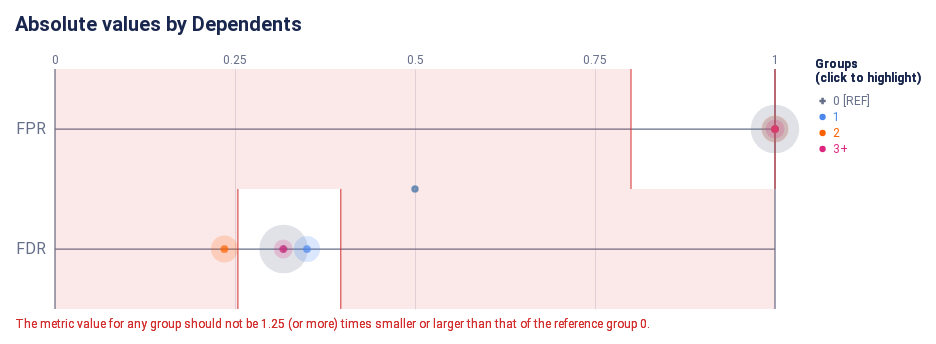

This figure's notebook cell:
### Markdown cell above
#### Check how the fairness threshold maps to the absolute values of each metric

### Code cell
ap.absolute(bdf, metrics, 'Dependents', fairness_threshold = disparity_tolerance)

### Figure 1 — Vega-Lite specification as saved in the notebook (floating-point values rounded to 4 significant figures)
{"config": {"view": {"continuousWidth": 300, "continuousHeight": 300, "strokeWidth": 0}, "axisLeft": {"labelColor": "rgb(102, 111, 137)", "labelFont": "Roboto, Arial, sans-serif", "labelFontSize": 16}, "title": {"anchor": "start", "color": "rgb(25, 39, 78)", "font": "Roboto, Arial, sans-serif", "fontSize": 20, "fontWeight": "bold"}}, "layer": [{"data": {"name": "data-22e37ecfbb523156dad3ffdb726c704c"}, "mark": {"type": "rule", "stroke": "rgb(102, 111, 137)", "strokeWidth": 1.25, "tooltip": null}, "encoding": {"x": {"field": "start", "scale": {"domain": [0, 1], "range": [40.0, 760.0]}, "type": "quantitative"}, "x2": {"field": "end"}, "y": {"axis": {"domain": false, "labelAngle": 0, "labelPadding": -30, "orient": "left", "ticks": false, "title": null}, "field": "y_position", "scale": {"domain": ["FPR", "FDR"], "range": [30.0, 270.0]}, "type": "nominal"}}}, {"data": {"name": "data-6cfe259518f6c7b358d8f836a73e6b7f"}, "mark": {"type": "rule", "stroke": "rgb(102, 111, 137)", "strokeWidth": 1.25, "tooltip": null}, "encoding": {"x": {"field": "x_position", "scale": {"domain": [0, 1], "range": [40.0, 760.0]}, "type": "quantitative"}, "y": {"value": 30.0}, "y2": {"value": 270.0}}}, {"data": {"name": "data-60ed1133fa688d151d36705a369482e0"}, "mark": {"type": "text", "align": "center", "color": "rgb(102, 111, 137)", "font": "Roboto, Arial, sans-serif", "fontSize": 12, "fontWeight": "normal", "tooltip": null}, "encoding": {"text": {"field": "value", "type": "nominal"}, "x": {"field": "value", "scale": {"domain": [0, 1], "range": [40.0, 760.0]}, "type": "quantitative"}, "y": {"value": 21.0}}}, {"layer": [{"mark": {"type": "rect", "opacity": 0.8, "stroke": "rgb(211, 47, 47)", "strokeWidth": 1.25, "tooltip": null}, "encoding": {"x": {"field": "lower_threshold_value", "scale": {"domain": [0, 1], "range": [40.0, 760.0]}, "type": "quantitative"}, "x2": {"field": "lower_threshold_value"}, "y": {"axis": {"domain": false, "grid": false, "labels": false, "ticks": false, "title": null}, "field": "metric", "scale": {"domain": ["FPR", "FDR"], "range": [30.0, 270.0]}, "type": "nominal"}}}, {"mark": {"type": "rect", "opacity": 0.8, "stroke": "rgb(211, 47, 47)", "strokeWidth": 1.25, "tooltip": null}, "encoding": {"x": {"field": "upper_threshold_value", "scale": {"domain": [0, 1], "range": [40.0, 760.0]}, "type": "quantitative"}, "x2": {"field": "upper_threshold_value"}, "y": {"axis": {"domain": false, "grid": false, "labels": false, "ticks": false, "title": null}, "field": "metric", "scale": {"domain": ["FPR", "FDR"], "range": [30.0, 270.0]}, "type": "nominal"}}}, {"layer": [{"mark": {"type": "rect", "fill": "rgb(211, 47, 47)", "opacity": 0.1, "tooltip": null}, "encoding": {"x": {"field": "lower_threshold_value", "scale": {"domain": [0, 1], "range": [40.0, 760.0]}, "type": "quantitative"}, "x2": {"field": "lower_end"}, "y": {"axis": {"domain": false, "grid": false, "labels": false, "ticks": false, "title": null}, "field": "metric", "scale": {"domain": ["FPR", "FDR"], "range": [30.0, 270.0]}, "type": "nominal"}}}, {"mark": {"type": "rect", "fill": "rgb(211, 47, 47)", "opacity": 0.1, "tooltip": null}, "encoding": {"x": {"field": "upper_threshold_value", "scale": {"domain": [0, 1], "range": [40.0, 760.0]}, "type": "quantitative"}, "x2": {"field": "upper_end"}, "y": {"axis": {"domain": false, "grid": false, "labels": false, "ticks": false, "title": null}, "field": "metric", "scale": {"domain": ["FPR", "FDR"], "range": [30.0, 270.0]}, "type": "nominal"}}}]}, {"layer": [{"mark": {"type": "text", "align": "left", "baseline": "top", "fill": "rgb(211, 47, 47)", "font": "Roboto, Arial, sans-serif", "fontSize": 12, "fontWeight": "normal", "tooltip": null}, "encoding": {"text": {"value": "The metric value for any group should not be 1.25 (or more) times smaller or larger than that of the reference group 0."}, "x": {"value": 0}, "y": {"value": 280.0}}}], "data": {"name": "data-79dd248bdaa0ea02c535240e8ad022c8"}}], "data": {"name": "data-42a660c88f9e03e594692fe30b7fa691"}}, {"layer": [{"data": {"name": "empty"}, "mark": {"type": "circle"}}, {"data": {"name": "data-d757db4297ecb16bb5081da5c60f8aa0"}, "mark": {"type": "circle", "cursor": "pointer", "opacity": 0.2}, "encoding": {"color": {"condition": {"param": "param_31", "empty": true, "field": "attribute_value", "legend": null, "scale": {"domain": ["0", "1", "2", "3+"], "range": ["rgb(102, 111, 137)", "rgb(76, 136, 238)", "rgb(254, 97, 0)", "rgb(220, 38, 127)", "rgb(255, 176, 0)", "rgb(150, 95, 230)"]}, "type": "nominal"}, "value": "rgb(225, 226, 231)"}, "size": {"field": "group_size", "legend": null, "scale": {"domain": [0, 328.8], "range": [0, 2827.0]}, "type": "quantitative"}, "tooltip": [{"field": "attribute_value", "title": "Group", "type": "nominal"}, {"field": "tooltip_group_size", "title": "Group Size", "type": "nominal"}, {"field": "tooltip_disparity_explanation_fpr", "title": "Disparity", "type": "nominal"}, {"field": "fpr", "format": ".2f", "title": "FPR", "type": "quantitative"}], "x": {"axis": {"domain": false, "gridColor": "rgb(225, 226, 231)", "labels": false, "ticks": false, "title": null, "values": [0.25, 0.5, 0.75]}, "field": "fpr", "scale": {"domain": [0, 1], "range": [40.0, 760.0]}, "type": "quantitative"}, "y": {"axis": {"domain": false, "grid": false, "labels": false, "ticks": false, "title": null}, "field": "metric_variable", "scale": {"domain": ["FPR", "FDR"], "range": [30.0, 270.0]}, "type": "nominal"}}, "name": "view_32", "transform": [{"calculate": "'FPR'", "as": "metric_variable"}]}, {"data": {"name": "data-d757db4297ecb16bb5081da5c60f8aa0"}, "mark": {"type": "circle", "cursor": "pointer", "opacity": 0.2}, "encoding": {"color": {"condition": {"param": "param_31", "empty": true, "field": "attribute_value", "legend": null, "scale": {"domain": ["0", "1", "2", "3+"], "range": ["rgb(102, 111, 137)", "rgb(76, 136, 238)", "rgb(254, 97, 0)", "rgb(220, 38, 127)", "rgb(255, 176, 0)", "rgb(150, 95, 230)"]}, "type": "nominal"}, "value": "rgb(225, 226, 231)"}, "size": {"field": "group_size", "legend": null, "scale": {"domain": [0, 328.8], "range": [0, 2827.0]}, "type": "quantitative"}, "tooltip": [{"field": "attribute_value", "title": "Group", "type": "nominal"}, {"field": "tooltip_group_size", "title": "Group Size", "type": "nominal"}, {"field": "tooltip_disparity_explanation_fdr", "title": "Disparity", "type": "nominal"}, {"field": "fdr", "format": ".2f", "title": "FDR", "type": "quantitative"}], "x": {"axis": {"domain": false, "gridColor": "rgb(225, 226, 231)", "labels": false, "ticks": false, "title": null, "values": [0.25, 0.5, 0.75]}, "field": "fdr", "scale": {"domain": [0, 1], "range": [40.0, 760.0]}, "type": "quantitative"}, "y": {"axis": {"domain": false, "grid": false, "labels": false, "ticks": false, "title": null}, "field": "metric_variable", "scale": {"domain": ["FPR", "FDR"], "range": [30.0, 270.0]}, "type": "nominal"}}, "name": "view_34", "transform": [{"calculate": "'FDR'", "as": "metric_variable"}]}, {"layer": [{"data": {"name": "empty"}, "mark": {"type": "point"}}, {"data": {"name": "data-d757db4297ecb16bb5081da5c60f8aa0"}, "mark": {"type": "point", "cursor": "pointer", "filled": true, "size": 60}, "encoding": {"color": {"condition": {"param": "param_31", "empty": true, "field": "attribute_value", "legend": null, "scale": {"domain": ["0", "1", "2", "3+"], "range": ["rgb(102, 111, 137)", "rgb(76, 136, 238)", "rgb(254, 97, 0)", "rgb(220, 38, 127)", "rgb(255, 176, 0)", "rgb(150, 95, 230)"]}, "type": "nominal"}, "value": "rgb(225, 226, 231)"}, "shape": {"field": "attribute_value", "legend": null, "scale": {"domain": ["0", "1", "2", "3+"], "range": ["cross", "circle", "circle", "circle"]}, "type": "nominal"}, "tooltip": [{"field": "attribute_value", "title": "Group", "type": "nominal"}, {"field": "tooltip_group_size", "title": "Group Size", "type": "nominal"}, {"field": "tooltip_disparity_explanation_fpr", "title": "Disparity", "type": "nominal"}, {"field": "fpr", "format": ".2f", "title": "FPR", "type": "quantitative"}], "x": {"axis": {"domain": false, "gridColor": "rgb(225, 226, 231)", "labels": false, "ticks": false, "title": null, "values": [0.25, 0.5, 0.75]}, "field": "fpr", "scale": {"domain": [0, 1], "range": [40.0, 760.0]}, "type": "quantitative"}, "y": {"axis": {"domain": false, "grid": false, "labels": false, "ticks": false, "title": null}, "field": "metric_variable", "scale": {"domain": ["FPR", "FDR"], "range": [30.0, 270.0]}, "type": "nominal"}}, "name": "view_31", "transform": [{"calculate": "'FPR'", "as": "metric_variable"}]}, {"data": {"name": "data-d757db4297ecb16bb5081da5c60f8aa0"}, "mark": {"type": "point", "cursor": "pointer", "filled": true, "size": 60}, "encoding": {"color": {"condition": {"param": "param_31", "empty": true, "field": "attribute_value", "legend": null, "scale": {"domain": ["0", "1", "2", "3+"], "range": ["rgb(102, 111, 137)", "rgb(76, 136, 238)", "rgb(254, 97, 0)", "rgb(220, 38, 127)", "rgb(255, 176, 0)", "rgb(150, 95, 230)"]}, "type": "nominal"}, "value": "rgb(225, 226, 231)"}, "shape": {"field": "attribute_value", "legend": null, "scale": {"domain": ["0", "1", "2", "3+"], "range": ["cross", "circle", "circle", "circle"]}, "type": "nominal"}, "tooltip": [{"field": "attribute_value", "title": "Group", "type": "nominal"}, {"field": "tooltip_group_size", "title": "Group Size", "type": "nominal"}, {"field": "tooltip_disparity_explanation_fdr", "title": "Disparity", "type": "nominal"}, {"field": "fdr", "format": ".2f", "title": "FDR", "type": "quantitative"}], "x": {"axis": {"domain": false, "gridColor": "rgb(225, 226, 231)", "labels": false, "ticks": false, "title": null, "values": [0.25, 0.5, 0.75]}, "field": "fdr", "scale": {"domain": [0, 1], "range": [40.0, 760.0]}, "type": "quantitative"}, "y": {"axis": {"domain": false, "grid": false, "labels": false, "ticks": false, "title": null}, "field": "metric_variable", "scale": {"domain": ["FPR", "FDR"], "range": [30.0, 270.0]}, "type": "nominal"}}, "name": "view_33", "transform": [{"calculate": "'FDR'", "as": "metric_variable"}]}]}]}, {"layer": [{"mark": {"type": "point", "cursor": "pointer", "filled": true, "opacity": 1, "size": 40}, "encoding": {"color": {"condition": {"param": "param_31", "empty": true, "field": "attribute_value", "legend": null, "scale": {"domain": ["0", "1", "2", "3+"], "range": ["rgb(102, 111, 137)", "rgb(76, 136, 238)", "rgb(254, 97, 0)", "rgb(220, 38, 127)", "rgb(255, 176, 0)", "rgb(150, 95, 230)"]}, "type": "nominal"}, "value": "rgb(225, 226, 231)"}, "shape": {"field": "attribute_value", "legend": null, "scale": {"domain": ["0", "1", "2", "3+"], "range": ["cross", "circle", "circle", "circle"]}, "type": "nominal"}, "x": {"value": 807.6}, "y": {"axis": {"domain": false, "grid": false, "labels": false, "ticks": false, "title": null}, "field": "attribute_value", "scale": {"domain": ["0", "1", "2", "3+"], "range": [54, 118]}, "type": "nominal"}}, "name": "view_35"}, {"mark": {"type": "text", "align": "left", "baseline": "middle", "cursor": "pointer", "font": "Roboto, Arial, sans-serif", "fontSize": 12, "fontWeight": "normal"}, "encoding": {"color": {"condition": {"param": "param_31", "empty": true, "field": "attribute_value", "legend": null, "scale": {"domain": ["0", "1", "2", "3+"], "range": ["rgb(102, 111, 137)", "rgb(76, 136, 238)", "rgb(254, 97, 0)", "rgb(220, 38, 127)", "rgb(255, 176, 0)", "rgb(150, 95, 230)"]}, "type": "nominal"}, "value": "rgb(225, 226, 231)"}, "text": {"field": "label", "type": "nominal"}, "x": {"value": 818.1}, "y": {"axis": {"domain": false, "grid": false, "labels": false, "ticks": false, "title": null}, "field": "attribute_value", "scale": {"domain": ["0", "1", "2", "3+"], "range": [54, 118]}, "type": "nominal"}}, "name": "view_36"}, {"data": {"name": "data-79dd248bdaa0ea02c535240e8ad022c8"}, "mark": {"type": "text", "align": "left", "baseline": "top", "color": "rgb(25, 39, 78)", "font": "Roboto, Arial, sans-serif", "fontSize": 12, "fontWeight": "bold"}, "encoding": {"text": {"value": "(click to highlight)"}, "x": {"value": 800}, "y": {"value": 34}}}, {"data": {"name": "data-79dd248bdaa0ea02c535240e8ad022c8"}, "mark": {"type": "text", "align": "left", "baseline": "top", "color": "rgb(25, 39, 78)", "font": "Roboto, Arial, sans-serif", "fontSize": 12, "fontWeight": "bold"}, "encoding": {"text": {"value": "Groups"}, "x": {"value": 800}, "y": {"value": 20}}}], "data": {"name": "data-0fe2bd452a6abf369cf7643fabdab318"}}], "height": 300, "padding": {"top": 15, "bottom": 5.0, "left": 15, "right": 15}, "params": [{"name": "param_33", "select": {"type": "point", "fields": ["attribute_value"]}, "views": ["view_32"]}, {"name": "param_35", "select": {"type": "point", "fields": ["attribute_value"]}, "views": ["view_34"]}, {"name": "param_32", "select": {"type": "point", "fields": ["attribute_value"]}, "views": ["view_31"]}, {"name": "param_34", "select": {"type": "point", "fields": ["attribute_value"]}, "views": ["view_33"]}, {"name": "param_31", "select": {"type": "point", "fields": ["attribute_value"]}, "views": ["view_35"]}, {"name": "param_36", "select": {"type": "point", "fields": ["attribute_value"]}, "views": ["view_36"]}], "resolve": {"scale": {"size": "independent", "y": "independent"}}, "title": "Absolute values by Dependents", "usermeta": {"embedOptions": {"scaleFactor": 5, "downloadFileName": "absolute_chart"}}, "width": 800, "$schema": "https://vega.github.io/schema/vega-lite/v5.16.3.json", "datasets": {"data-22e37ecfbb523156dad3ffdb726c704c": [{"y_position": "FPR", "start": 0, "end": 1}, {"y_position": "FDR", "start": 0, "end": 1}], "data-6cfe259518f6c7b358d8f836a73e6b7f": [{"x_position": 0}, {"x_position": 1}], "data-60ed1133fa688d151d36705a369482e0": [{"value": 0.0}, {"value": 0.25}, {"value": 0.5}, {"value": 0.75}, {"value": 1.0}], "data-42a660c88f9e03e594692fe30b7fa691": [{"lower_end": 0, "upper_end": 1, "lower_threshold_value": 0.8, "upper_threshold_value": 1.0, "metric": "FPR"}, {"lower_end": 0, "upper_end": 1, "lower_threshold_value": 0.254, "upper_threshold_value": 0.3969, "metric": "FDR"}], "data-79dd248bdaa0ea02c535240e8ad022c8": [{"a": 1, "b": 0}, {"a": 1, "b": 0}], "empty": [{}], "data-d757db4297ecb16bb5081da5c60f8aa0": [{"attribute_name": "Dependents", "attribute_value": "0", "group_size": 274, "total_entities": 480, "fpr": 1.0, "fdr": 0.3175, "fpr_disparity": 1.0, "fdr_disparity": 1.0, "fpr_disparity_scaled": 0.0, "fdr_disparity_scaled": 0.0, "tooltip_group_size": "274 (57.08%)", "tooltip_disparity_explanation_fpr": "Reference group", "tooltip_disparity_explanation_fdr": "Reference group"}, {"attribute_name": "Dependents", "attribute_value": "1", "group_size": 80, "total_entities": 480, "fpr": 1.0, "fdr": 0.35, "fpr_disparity": 1.0, "fdr_disparity": 1.102, "fpr_disparity_scaled": 0.0, "fdr_disparity_scaled": 0.1023, "tooltip_group_size": "80 (16.67%)", "tooltip_disparity_explanation_fpr": "Same FPR as the reference group", "tooltip_disparity_explanation_fdr": "1.10 times larger FDR than the reference group"}, {"attribute_name": "Dependents", "attribute_value": "2", "group_size": 85, "total_entities": 480, "fpr": 1.0, "fdr": 0.2353, "fpr_disparity": 1.0, "fdr_disparity": 0.741, "fpr_disparity_scaled": 0.0, "fdr_disparity_scaled": -0.3495, "tooltip_group_size": "85 (17.71%)", "tooltip_disparity_explanation_fpr": "Same FPR as the reference group", "tooltip_disparity_explanation_fdr": "1.35 times smaller FDR than the reference group"}, {"attribute_name": "Dependents", "attribute_value": "3+", "group_size": 41, "total_entities": 480, "fpr": 1.0, "fdr": 0.3171, "fpr_disparity": 1.0, "fdr_disparity": 0.9986, "fpr_disparity_scaled": 0.0, "fdr_disparity_scaled": -0.001404, "tooltip_group_size": "41 (8.54%)", "tooltip_disparity_explanation_fpr": "Same FPR as the reference group", "tooltip_disparity_explanation_fdr": "1.00 times smaller FDR than the reference group"}], "data-0fe2bd452a6abf369cf7643fabdab318": [{"attribute_value": "0", "label": "0 [REF]"}, {"attribute_value": "1", "label": "1"}, {"attribute_value": "2", "label": "2"}, {"attribute_value": "3+", "label": "3+"}]}}
